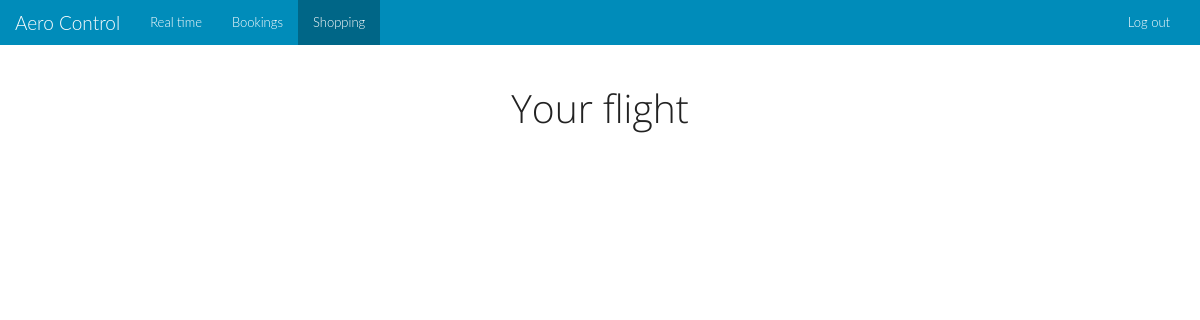
The app's page /en/user/compras.php (signed in), older data.
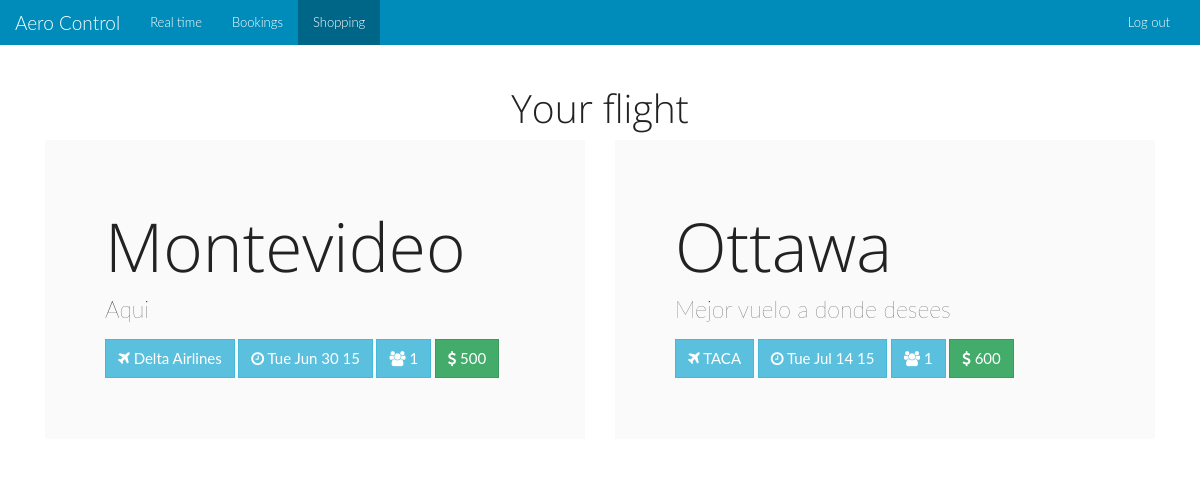
The same page, newer data.
### tables this page shows
CREATE TABLE IF NOT EXISTS `bookings` (
  `id` int(11) NOT NULL AUTO_INCREMENT,
  `costumer` int(11) NOT NULL,
  `flight` int(11) NOT NULL,
  `seats` int(11) NOT NULL,
  PRIMARY KEY (`id`),
  KEY `flight` (`flight`),
  KEY `costumer` (`costumer`)
);

CREATE TABLE IF NOT EXISTS `cities` (
  `id` int(11) NOT NULL AUTO_INCREMENT,
  `city` varchar(50) NOT NULL,
  `state` varchar(50) NOT NULL,
  `zip` int(11) NOT NULL,
  PRIMARY KEY (`id`)
);

CREATE TABLE IF NOT EXISTS `flights` (
  `id` int(11) NOT NULL AUTO_INCREMENT,
  `airline` int(11) NOT NULL,
  `departure_time` datetime NOT NULL,
  `departure_city` int(11) NOT NULL,
  `arrival_time` datetime NOT NULL,
  `arrival_city` int(11) NOT NULL,
  `aircraft` int(11) NOT NULL,
  `departure_runway` int(11) NOT NULL,
  `arrival_runway` int(11) NOT NULL,
  `cost` double NOT NULL,
  `seats` int(4) NOT NULL,
  `description` varchar(500) NOT NULL,
  PRIMARY KEY (`id`),
  KEY `airline` (`airline`),
  KEY `aircraft` (`aircraft`),
  KEY `departure_city` (`departure_city`),
  KEY `arrival_city` (`arrival_city`),
  KEY `aircraft_2` (`aircraft`),
  KEY `departure_runway` (`departure_runway`),
  KEY `arrival_runway` (`arrival_runway`)
);

CREATE TABLE IF NOT EXISTS `airlines` (
  `id` int(11) NOT NULL AUTO_INCREMENT,
  `name` varchar(100) NOT NULL,
  `description` varchar(300) NOT NULL,
  `logo` varchar(100) NOT NULL,
  PRIMARY KEY (`id`)
);

### en/user/compras.php (the view, shortened to what this page needs)
 <html>
    <head>
        <?php
             if(isset($_SESSION['id'])){
            include "files/head.php";
        ?>
    </head>
    <body>
        <?php
            include "files/menu.php";
                 include "files/conexion.php";
                $stmt = $mysqli->prepare("SELECT flights.id,bookings.seats,flights.departure_time,flights.cost,flights.seats,flights.description,cities.city,flights.arrival_time,flights.arrival_runway,aircraft.name,airlines.name FROM `bookings` INNER JOIN flights ON bookings.flight=flights.id INNER JOIN costumers ON costumers.id=bookings.costumer INNER JOIN cities ON flights.arrival_city=cities.id INNER JOIN aircraft ON flights.aircraft=aircraft.id INNER JOIN airlines ON flights.airline=airlines.id WHERE costumers.id = ? ORDER BY `flights`.`arrival_time` ASC");
        $stmt->bind_param('i',$_SESSION['id']);
        $stmt->execute();
        $stmt->store_result();
        $stmt->bind_result($id,$seat,$departure_time,$cost,$seats,$description,$arrival_city,$arrival_time,$arrival_runway,$aircraft,$airline);
        echo "<div class='col-xs-12'>
            <center><h1>Your flight</h1></center>
            <div class='container'>";
         while ($stmt->fetch()) {
              $date = new DateTime($arrival_time);
                $now = new DateTime();
                $newFormatDep =  date("D M j y", strtotime($departure_time));
                $restaDos = $date->diff($now)->format("%h");
                    if($restaDos <= 24) {
                        $total = $cost * $seat;
                        echo "<div class='col-xs-6'><div class='jumbotron'>
                          <h1>$arrival_city</h1>
                          <p>$description</p>
                          <div style='margin-bottom:3%;'>
                            <a class='btn btn-info'><i class='fa fa-plane'></i> $airline</a>
                            <a class='btn btn-info'><i class='fa fa-clock-o'></i> $newFormatDep</a>
                             <a class='btn btn-info'><i class='fa fa-users'></i> $seat</a>
                            <a class='btn btn-success'><i class='fa fa-usd'></i> $total</a>
                          </div>
                        </div></div>";
                    }
         }
                 echo "</div></div>";
        ?>
    </body>
</html>
<?php
             }
?>

Row changes from the older to the newer data that the page shows:
added bookings: cities.city "Montevideo", flight.description "Aqui", airlines.name "Delta Airlines", flight.departure_time "Tue Jun 30 15", seats "1", flight.cost "500"
added bookings: cities.city "Ottawa", flight.description "Mejor vuelo a donde desees", airlines.name "TACA", flight.departure_time "Tue Jul 14 15", seats "1", flight.cost "600"
